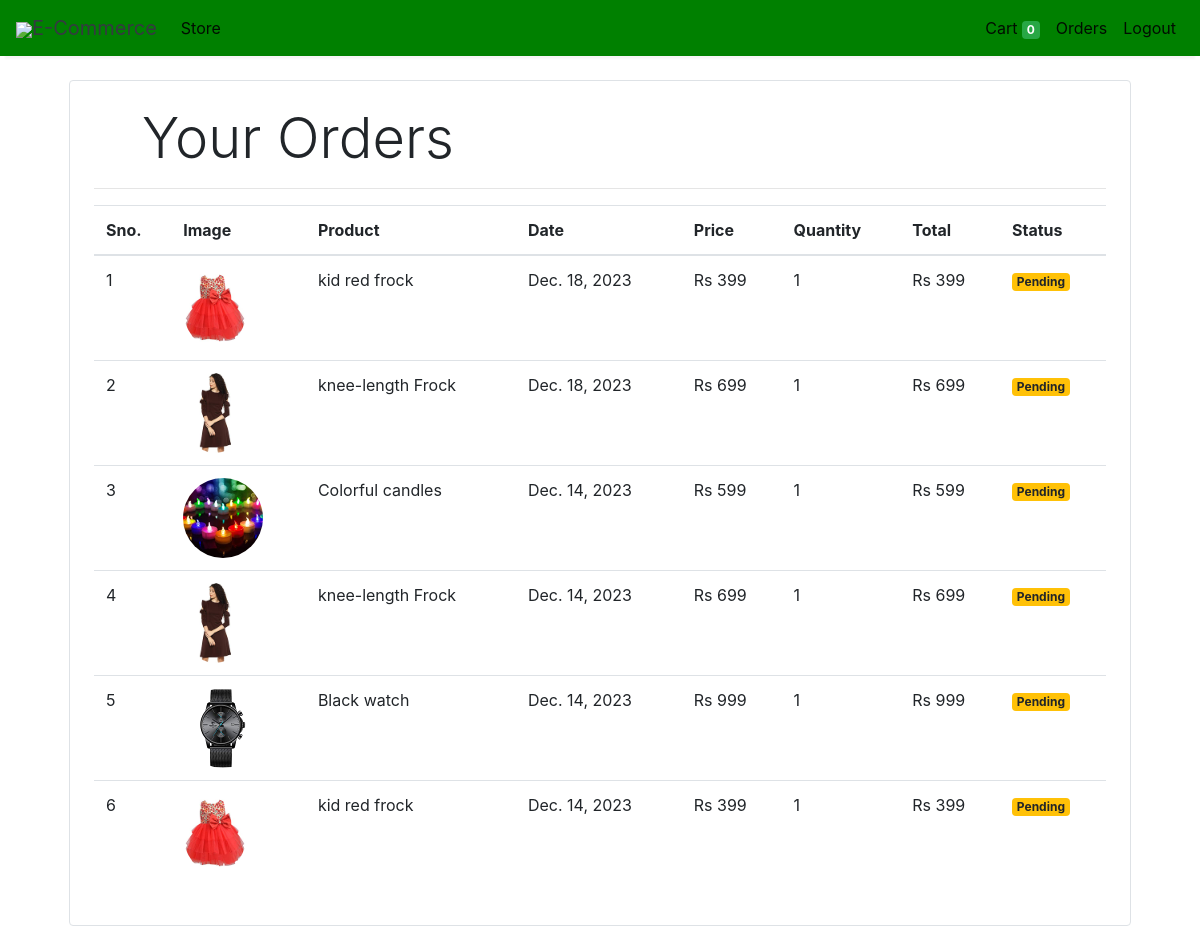
Page /orders (signed in) on the committed database.
### store/models/orders.py (models this page shows, shortened)
class Order(models.Model):
    product = models.ForeignKey(Products,
                                on_delete=models.CASCADE)
    customer = models.ForeignKey(Customer,
                                 on_delete=models.CASCADE)
    quantity = models.IntegerField(default=1)
    price = models.IntegerField()
    address = models.CharField (max_length=50, default='', blank=True)
    phone = models.CharField (max_length=50, default='', blank=True)
    date = models.DateField (default=datetime.datetime.today)
    status = models.BooleanField (default=False)
    @staticmethod
    def get_orders_by_customer(customer_id):
        return Order.objects.filter(customer=customer_id).order_by('-date')

### store/models/product.py (models this page shows, shortened)
class Products(models.Model):
    name = models.CharField(max_length=60)
    price= models.IntegerField(default=0)
    category= models.ForeignKey(Category,on_delete=models.CASCADE,default=1 )
    description= models.CharField(max_length=250, default='', blank=True, null= True)
    image= models.ImageField(upload_to='uploads/products/')

### store/middlewares/auth.py (the view)
    def middleware(request):
        print(request.session.get('customer'))
        returnUrl = request.META['PATH_INFO']
        print(request.META['PATH_INFO'])
        if not request.session.get('customer'):
           return redirect(f'login?return_url={returnUrl}')
        response = get_response(request)
        return response

### store/templatetags/custom_filter.py (called while the page is built)
@register.filter(name='currency')
def currency(number):
    return "Rs "+str(number)

@register.filter(name='multiply')
def multiply(number , number1):
    return number * number1

### store/views/orders.py (called while the page is built)
    def get(self , request ):
        customer = request.session.get('customer')
        orders = Order.get_orders_by_customer(customer)
        print(orders)
        return render(request , 'orders.html'  , {'orders' : orders})

### store/templates/orders.html
{% extends 'base.html' %}
{% block content %}
{% load cart %}
{% load custom_filter %}
<div class="container">
   <div class="border rounded p-4 m-4">
        <p class="display-4 pl-4 ml-4">Your Orders</p>
        <hr>
        <table class="table">
            <thead>
                <tr>
                    <th>Sno.</th>
                    <th>Image</th>
                    <th>Product</th>
                    <th>Date</th>
                    <th>Price</th>
                    <th>Quantity</th>
                    <th>Total</th>
                    <th>Status</th>
                </tr>
            </thead>
            <tbody>
                {% for order in orders %}
                <tr>
                    <td>{{forloop.counter}}</td>
                    <td><img style="height: 80px;" class="rounded-circle" src="{{order.product.image.url}}" alt=""></td>
                    <td>{{order.product.name}}</td>
                    <td>{{order.date}}</td>
                    <td>{{order.price|currency}}</td>
                    <td>{{order.quantity}}</td>
                    <td>{{order.quantity|multiply:order.price|currency}}</td>
                    {% if order.status %}
                    <td><small class="badge badge-success">Completed</small></td>
                    {%else%}
                    <td><small class="badge badge-warning">Pending</small></td>
                    {% endif %}
                </tr>
                {% endfor %}
            </tbody>
        </table>
   </div>
</div>
{% endblock %}

### store/templates/base.html (shortened to what this page needs)
<!doctype html>
<html lang="en">
<head>
  <link rel="stylesheet" href="https://maxcdn.bootstrapcdn.com/bootstrap/4.0.0/css/bootstrap.min.css"
>
</head>
<body>
<nav class="one-edge-shadow
  navbar navbar-light
  sticky-top navbar
  navbar-expand-lg
  text-white">
    <a class="navbar-brand ms-3 text-dark " href="/">
    <link rel="stylesheet" href="https://use.fontawesome.com/releases/v5.7.0/css/all.css">
    <img src="https://www.freepnglogos.com/uploads/shopping-cart-png/shopping-cart-svg-png-icon-download-28.png" style="width:50px;height:50px,color:text-light;">E-Commerce</a>
    <div class="collapse navbar-collapse" id="navbarSupportedContent">
      <ul class="navbar-nav mr-auto">
        <li class="nav-item active">
          <a class="nav-link" href="/store">Store <span class="sr-only">(current)</span></a>
        </li>
          </ul>
      <ul class=" navbar-nav my-2 my-lg-0">
        <li class="nav-item active">
          <a class="nav-link" href="/cart">Cart
            <span class="badge badge-success">{{request.session.cart.keys|length}}</span>
            <span class="sr-only">(current)</span></a>
        </li>
        {% if request.session.customer %}
        <li class="nav-item active ">
          <a class="nav-link" href="/orders">Orders<span class="sr-only">(current)</span></a>
        </li>
        <li class="nav-item active ">
          <a class="nav-link" href="/logout">Logout<span class="sr-only">(current)</span></a>
        </li>
        {% endif %}
      </ul>
    </div>
  </nav>
  {% block content %}{% endblock %}
</body>
</html>

### store/templates/base.html (style rules this page uses)
nav { background-color: green; }
.one-edge-shadow { box-shadow: 0 8px 2px -5px rgb(246, 245, 245); }

### rows in the picture
Order: product.image (picture), product.name "kid red frock", date "Dec. 18, 2023", price "Rs 399", quantity "1", quantity|multiply "Rs 399", status "Pending"
Order: product.image (picture), product.name "knee-length Frock", date "Dec. 18, 2023", price "Rs 699", quantity "1", quantity|multiply "Rs 699", status "Pending"
Order: product.image (picture), product.name "Colorful candles", date "Dec. 14, 2023", price "Rs 599", quantity "1", quantity|multiply "Rs 599", status "Pending"
Order: product.image (picture), product.name "knee-length Frock", date "Dec. 14, 2023", price "Rs 699", quantity "1", quantity|multiply "Rs 699", status "Pending"
Order: product.image (picture), product.name "Black watch", date "Dec. 14, 2023", price "Rs 999", quantity "1", quantity|multiply "Rs 999", status "Pending"
Order: product.image (picture), product.name "kid red frock", date "Dec. 14, 2023", price "Rs 399", quantity "1", quantity|multiply "Rs 399", status "Pending"

### other values in the picture
{{ request.session.cart.keys|length }} "0"
